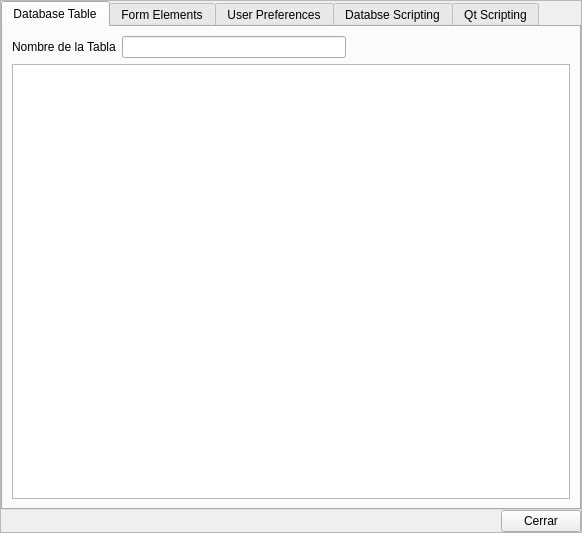
<ui version="4.0" >
 <author>Tomeu Borrás Riera</author>
 <class>FichaCfgBase</class>
 <widget class="QWidget" name="FichaCfgBase" >
  <property name="geometry" >
   <rect>
    <x>0</x>
    <y>0</y>
    <width>582</width>
    <height>533</height>
   </rect>
  </property>
  <property name="sizePolicy" >
   <sizepolicy>
    <hsizetype>7</hsizetype>
    <vsizetype>7</vsizetype>
    <horstretch>0</horstretch>
    <verstretch>0</verstretch>
   </sizepolicy>
  </property>
  <property name="windowTitle" >
   <string>Form</string>
  </property>
  <property name="autoFillBackground" >
   <bool>true</bool>
  </property>
  <layout class="QVBoxLayout" >
   <property name="margin" >
    <number>0</number>
   </property>
   <property name="spacing" >
    <number>0</number>
   </property>
   <item>
    <widget class="QFrame" name="frame" >
     <property name="sizePolicy" >
      <sizepolicy>
       <hsizetype>7</hsizetype>
       <vsizetype>7</vsizetype>
       <horstretch>0</horstretch>
       <verstretch>0</verstretch>
      </sizepolicy>
     </property>
     <property name="autoFillBackground" >
      <bool>true</bool>
     </property>
     <property name="frameShape" >
      <enum>QFrame::StyledPanel</enum>
     </property>
     <property name="frameShadow" >
      <enum>QFrame::Raised</enum>
     </property>
     <layout class="QVBoxLayout" >
      <property name="margin" >
       <number>0</number>
      </property>
      <property name="spacing" >
       <number>0</number>
      </property>
      <item>
       <widget class="QTabWidget" name="mui_tab" >
        <property name="currentIndex" >
         <number>0</number>
        </property>
        <widget class="QWidget" name="tab" >
         <attribute name="title" >
          <string>Database Table</string>
         </attribute>
         <layout class="QVBoxLayout" >
          <property name="margin" >
           <number>9</number>
          </property>
          <property name="spacing" >
           <number>6</number>
          </property>
          <item>
           <layout class="QHBoxLayout" >
            <property name="margin" >
             <number>0</number>
            </property>
            <property name="spacing" >
             <number>6</number>
            </property>
            <item>
             <widget class="QLabel" name="label" >
              <property name="text" >
               <string>Nombre de la Tabla</string>
              </property>
             </widget>
            </item>
            <item>
             <widget class="QLineEdit" name="mui_tablename" />
            </item>
            <item>
             <spacer>
              <property name="orientation" >
               <enum>Qt::Horizontal</enum>
              </property>
              <property name="sizeHint" >
               <size>
                <width>40</width>
                <height>20</height>
               </size>
              </property>
             </spacer>
            </item>
           </layout>
          </item>
          <item>
           <widget class="QTableWidget" name="mui_databasetable" />
          </item>
         </layout>
        </widget>
        <widget class="QWidget" name="tab_2" >
         <attribute name="title" >
          <string>Form Elements</string>
         </attribute>
         <layout class="QVBoxLayout" >
          <property name="margin" >
           <number>9</number>
          </property>
          <property name="spacing" >
           <number>6</number>
          </property>
          <item>
           <layout class="QHBoxLayout" >
            <property name="margin" >
             <number>0</number>
            </property>
            <property name="spacing" >
             <number>6</number>
            </property>
            <item>
             <widget class="QLabel" name="label_2" >
              <property name="text" >
               <string>Nombre de la Tabla</string>
              </property>
             </widget>
            </item>
            <item>
             <widget class="QLineEdit" name="mui_formtablename" />
            </item>
            <item>
             <spacer>
              <property name="orientation" >
               <enum>Qt::Horizontal</enum>
              </property>
              <property name="sizeHint" >
               <size>
                <width>40</width>
                <height>20</height>
               </size>
              </property>
             </spacer>
            </item>
           </layout>
          </item>
          <item>
           <layout class="QHBoxLayout" >
            <property name="margin" >
             <number>0</number>
            </property>
            <property name="spacing" >
             <number>6</number>
            </property>
            <item>
             <widget class="QLabel" name="label_3" >
              <property name="text" >
               <string>Campo Índice</string>
              </property>
             </widget>
            </item>
            <item>
             <widget class="QLineEdit" name="mui_formcampoindice" />
            </item>
            <item>
             <spacer>
              <property name="orientation" >
               <enum>Qt::Horizontal</enum>
              </property>
              <property name="sizeHint" >
               <size>
                <width>40</width>
                <height>20</height>
               </size>
              </property>
             </spacer>
            </item>
           </layout>
          </item>
          <item>
           <widget class="QTableWidget" name="mui_formelements" />
          </item>
         </layout>
        </widget>
        <widget class="QWidget" name="tab_3" >
         <attribute name="title" >
          <string>User Preferences</string>
         </attribute>
         <layout class="QVBoxLayout" >
          <property name="margin" >
           <number>9</number>
          </property>
          <property name="spacing" >
           <number>6</number>
          </property>
          <item>
           <layout class="QHBoxLayout" >
            <property name="margin" >
             <number>0</number>
            </property>
            <property name="spacing" >
             <number>6</number>
            </property>
            <item>
             <widget class="QLabel" name="label_5" >
              <property name="text" >
               <string>Usuario Actual</string>
              </property>
             </widget>
            </item>
            <item>
             <widget class="QLineEdit" name="mui_currentuser" />
            </item>
            <item>
             <spacer>
              <property name="orientation" >
               <enum>Qt::Horizontal</enum>
              </property>
              <property name="sizeHint" >
               <size>
                <width>40</width>
                <height>20</height>
               </size>
              </property>
             </spacer>
            </item>
           </layout>
          </item>
          <item>
           <layout class="QHBoxLayout" >
            <property name="margin" >
             <number>0</number>
            </property>
            <property name="spacing" >
             <number>6</number>
            </property>
            <item>
             <widget class="QLabel" name="label_4" >
              <property name="text" >
               <string>Propietario de la tablas</string>
              </property>
             </widget>
            </item>
            <item>
             <widget class="QLineEdit" name="mui_tableowner" />
            </item>
            <item>
             <spacer>
              <property name="orientation" >
               <enum>Qt::Horizontal</enum>
              </property>
              <property name="sizeHint" >
               <size>
                <width>40</width>
                <height>20</height>
               </size>
              </property>
             </spacer>
            </item>
           </layout>
          </item>
          <item>
           <widget class="QTableWidget" name="mui_usertable" />
          </item>
         </layout>
        </widget>
        <widget class="QWidget" name="tab_4" >
         <attribute name="title" >
          <string>Databse Scripting</string>
         </attribute>
        </widget>
        <widget class="QWidget" name="tab_5" >
         <attribute name="title" >
          <string>Qt Scripting</string>
         </attribute>
        </widget>
       </widget>
      </item>
      <item>
       <layout class="QHBoxLayout" >
        <property name="margin" >
         <number>0</number>
        </property>
        <property name="spacing" >
         <number>0</number>
        </property>
        <item>
         <spacer>
          <property name="orientation" >
           <enum>Qt::Horizontal</enum>
          </property>
          <property name="sizeHint" >
           <size>
            <width>40</width>
            <height>20</height>
           </size>
          </property>
         </spacer>
        </item>
        <item>
         <widget class="QPushButton" name="pushButton" >
          <property name="text" >
           <string>Cerrar</string>
          </property>
         </widget>
        </item>
       </layout>
      </item>
     </layout>
    </widget>
   </item>
  </layout>
 </widget>
 <layoutdefault spacing="0" margin="0" />
 <resources/>
 <connections>
  <connection>
   <sender>pushButton</sender>
   <signal>clicked()</signal>
   <receiver>FichaCfgBase</receiver>
   <slot>close()</slot>
   <hints>
    <hint type="sourcelabel" >
     <x>430</x>
     <y>412</y>
    </hint>
    <hint type="destinationlabel" >
     <x>510</x>
     <y>414</y>
    </hint>
   </hints>
  </connection>
 </connections>
</ui>
